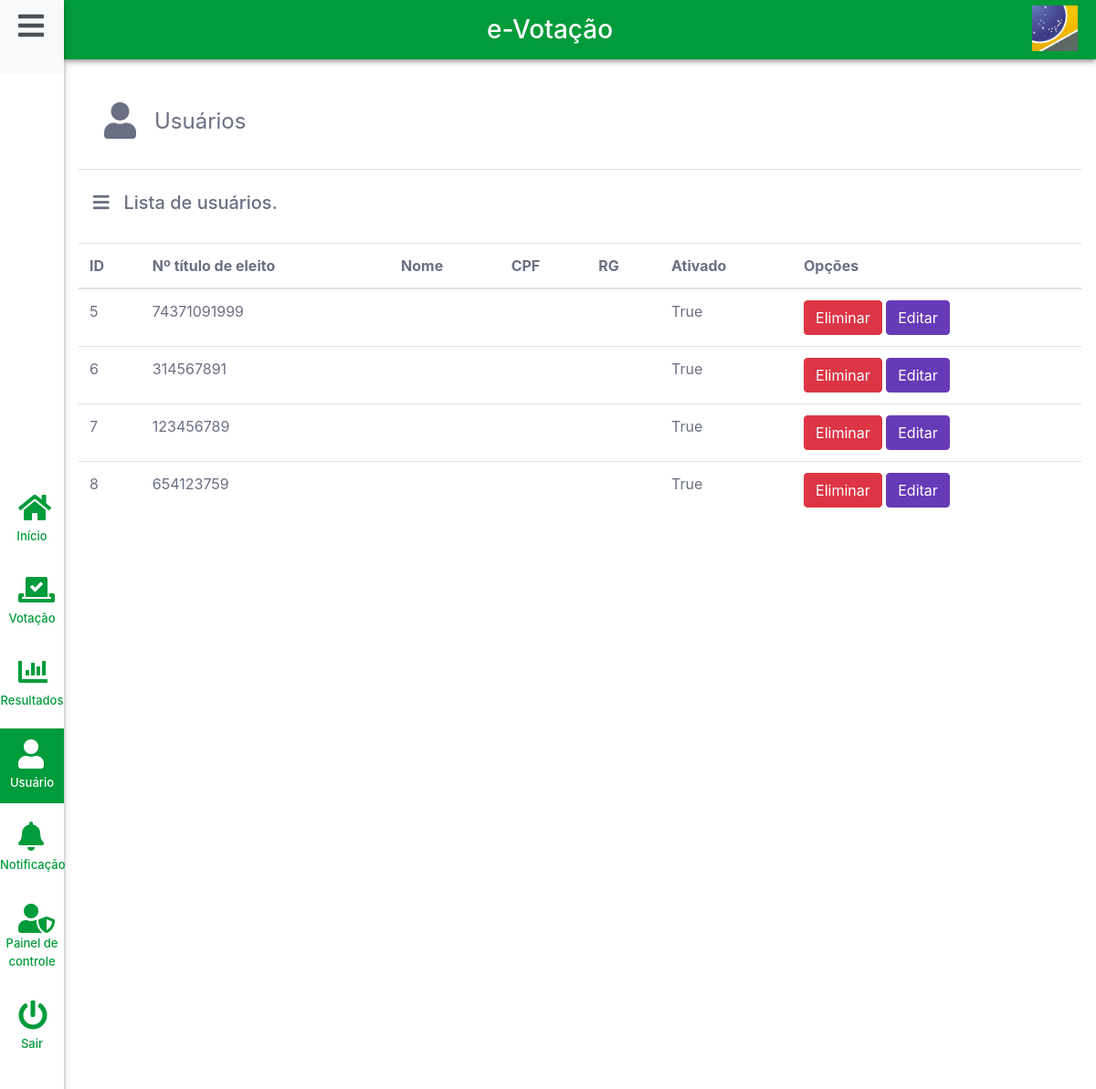
The app's page /usuarios/listar_usuarios/ (signed in) with its own data.
### usuario/models.py (models this page shows, shortened)
class Usuario(AbstractBaseUser):
    ESTADO_CHOICES = (
        ('AC', 'Acre'),
        ('AL', 'Alagoas'),
        ('AP', 'Amapá'),
        ('AM', 'Amazonas'),
        ('BA', 'Bahia'),
        ('CE', 'Ceará'),
        ('DF', 'Distrito Federal'),
        ('ES', 'Espírito Santo'),
        ('GO', 'Goiás'),
        ('MA', 'Maranhão'),
        ('MT', 'Mato Grosso'),
        ('MS', 'Mato Grosso do Sul'),
        ('MG', 'Minas Gerais'),
        ('PA', 'Pará'),
        ('PB', 'Paraíba'),
        ('PR', 'Paraná'),
        ('PE', 'Pernambuco'),
        ('PI', 'Piauí'),
        ('RJ', 'Rio de Janeiro'),
        ('RN', 'Rio Grande do Norte'),
        ('RS', 'Rio Grande do Sul'),
        ('RO', 'Rondônia'),
        ('RR', 'Roraima'),
        ('SC', 'Santa Catarina'),
        ('SP', 'São Paulo'),
        ('SE', 'Sergipe'),
        ('TO', 'Tocantins'),
    )
    username = models.IntegerField('Número do título de eleitor', unique=True)
    email = models.EmailField('E-mail', max_length=255, unique=True, null=True)
    estado = models.CharField(max_length=2, blank=False, null=False, choices=ESTADO_CHOICES)
    fullname = models.CharField('Nome completo', max_length=1000, blank=False, null=False)
    cpf = models.CharField('CPF', max_length=14, blank=False, null=False)
    rg = models.CharField('RG', max_length=10, blank=False, null=False)
    nickname = models.CharField('Apelido', max_length=255, blank=True, null=True)
    photo = models.ImageField('Foto de perfil', upload_to='perfil/', height_field=None, width_field=None, max_length=200, blank=True, null = True)
    user_active = models.BooleanField('Ativo', default=True)
    user_admin = models.BooleanField(default=False)
    objects = UserManager()
    USERNAME_FIELD = 'username'
    REQUIRED_FIELDS = ['name']
    class Meta:
        ordering = ('id', 'username')

### usuario/views.py (the view)
# urls.py: path('listar_usuarios/', login_required(ListaUsuario.as_view()), name='listar_usuarios'),
class ListaUsuario(ListView):
    model = Usuario
    template_name = 'usuarios/listar_usuarios.html'
    def get_queryset(self):
        return self.model.objects.filter(user_active=True)

### usuario/templates/usuarios/listar_usuarios.html (shortened to what this page needs)
{% extends "base/index.html" %}
{% block content %}
<div class="container mt-3">
    <div class='shadow md-shadow-none rounded-lg h-100 overflow-hidden'>
        <div class='h-100 overflow-y-auto p-3'>
            <div class='p-2 d-flex border-bottom mb-2'>
                <h1 class='p-1 m-3 '><i class="fas fa-user"></i></h1>
                <span class='font-weight-normal my-auto' style='font-size: 1.5rem;'>Usuários</span>
            </div>
            <h5 class='p-3 mb-3'> <i class="fas fa-bars pr-3 pl-0 "></i>Lista de usuários.</h5>
            <div class="container">
                {% if object_list %}
                <table class="table table-hover">
                    <thead>
                        <tr>
                            <th scope="col">ID</th>
                            <th scope="col">Nº título de eleito </th>
                            <th scope="col">Nome</th>
                            <th scope="col">CPF</th>
                            <th scope="col">RG</th>
                            <th scope="col">Ativado</th>
                            <th scope="col">Opções</th>
                        </tr>
                    </thead>
                    <tbody>
                        {% for usuario in object_list %}
                            <tr>
                                <td>{{ usuario.id }}</td>
                                <td>{{ usuario.username }}</td>
                                <td>{{ usuario.name }}</td>
                                <td>{{ usuario.CPF }}</td>
                                <td>{{ usuario.RH }}</td>
                                <td>{{ usuario.user_active }}</td>
                                <td>
                                    <a href="" class="btn btn-danger">Eliminar</a>
                                    <a href="" class="btn btn-primary">Editar</a>
                                </td>
                            </tr>
                        {% endfor %}
                    </tbody>
                </table>
                {% endif %}
            </div>
        </div>
    </div>
</div>
{% endblock %}

### evotacao/static/css/all.css (style rules this page uses)
.fa, .fas, .far, .fal, .fab { -moz-osx-font-smoothing: grayscale; -webkit-font-smoothing: antialiased; display: inline-block; font-style: normal; font-variant: normal; text-rendering: auto; line-height: 1; }
.fa-bars:before { content: "\f0c9"; }
.fa-user:before { content: "\f007"; }
.fa, .fas { font-family: "Font Awesome 5 Free"; font-weight: 900; }

### evotacao/static/css/evotacao.css (style rules this page uses)
.overflow-y-auto { overflow-y: auto !important; }
@media (min-width: 768px) { .container, .container-sm, .container-md { max-width: 860px; } }
@media only screen and (min-width: 992px) { .md-shadow-none { -webkit-box-shadow: none !important; box-shadow: none !important; border-radius: 0 !important; } }
@media only screen and (min-width: 992px) { .container { max-width: 100% !important; margin-top: 0 !important; padding: 0 !important; height: 100% !important; } }
body { height: 100vh; overflow: hidden; line-height: 1.5; color: #6b6f82; text-align: left; font-family: -apple-system, BlinkMacSystemFont, "Segoe UI", Roboto, "Helvetica Neue", Arial, "Noto Sans", sans-serif, "Apple Color Emoji", "Segoe UI Emoji", "Segoe UI Symbol", "Noto Color Emoji"; }
* { box-sizing: border-box; }
*::before, *::after { box-sizing: border-box; }

### records on screen
Usuario: id "5", username "74371091999", user_active "True"
Usuario: id "6", username "314567891", user_active "True"
Usuario: id "7", username "123456789", user_active "True"
Usuario: id "8", username "654123759", user_active "True"
